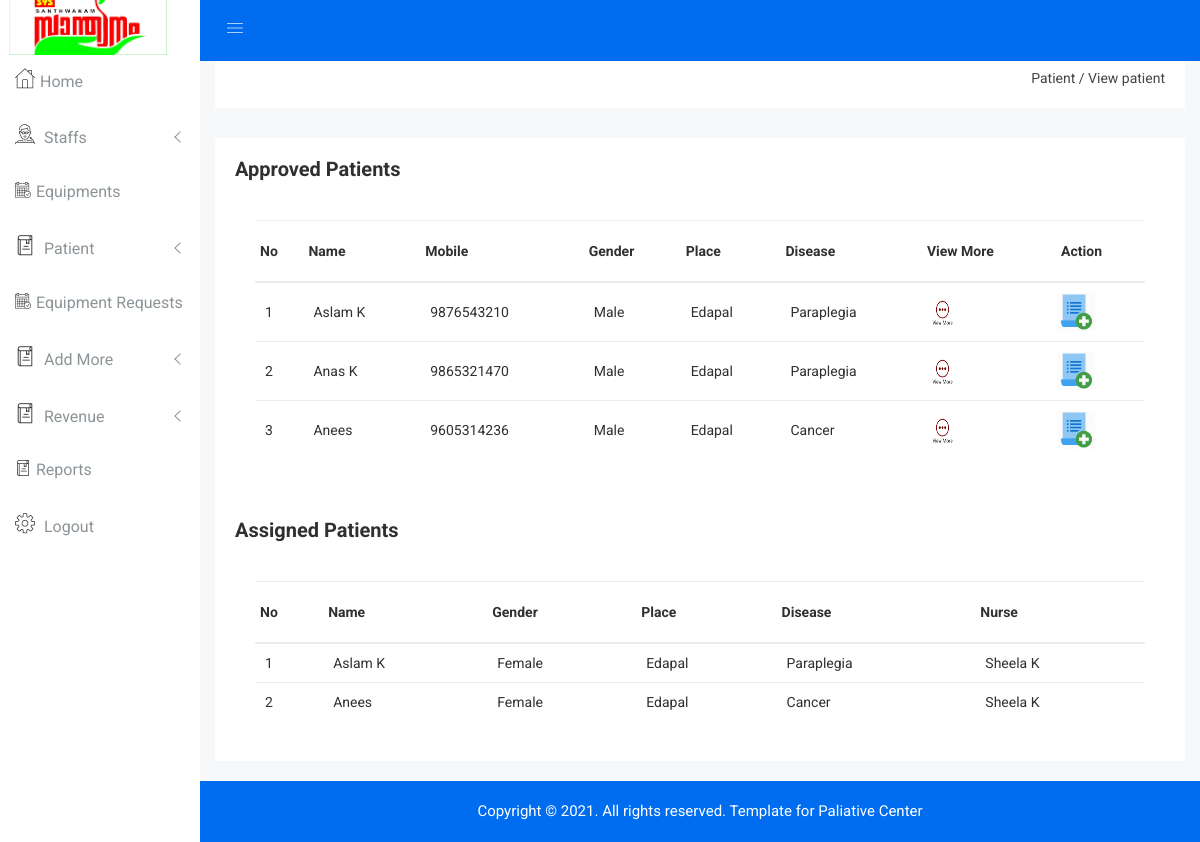
Page /Admin/view_app_patient.php on the committed database.
### tables this page shows
CREATE TABLE `patient` (
  `pid` int(5) NOT NULL,
  `pname` varchar(30) NOT NULL,
  `mobile` bigint(12) NOT NULL,
  `dob` date NOT NULL,
  `gender` varchar(10) NOT NULL,
  `place` varchar(25) NOT NULL,
  `panchayath` varchar(25) NOT NULL,
  `ward` int(5) NOT NULL,
  `address` varchar(50) NOT NULL,
  `pincode` int(8) NOT NULL,
  `disease` varchar(30) NOT NULL
);

CREATE TABLE `assign_nurse` (
  `ass_nid` int(5) NOT NULL,
  `nurse` int(5) NOT NULL,
  `patient` int(5) NOT NULL,
  `assigned_on` date NOT NULL,
  `ass_status` varchar(15) NOT NULL
);

CREATE TABLE `nurse` (
  `nid` int(5) NOT NULL,
  `name` varchar(20) NOT NULL,
  `mobile` bigint(12) NOT NULL,
  `gender` varchar(15) NOT NULL,
  `dob` date NOT NULL,
  `place` varchar(15) NOT NULL,
  `address` varchar(30) NOT NULL
);

### Admin/view_app_patient.php (the view, shortened to what this page needs)
<?php
include "header.php";
?>
<div class="breadcome-area">
    <div class="container-fluid">
        <div class="row">
            <div class="col-lg-12 col-md-12 col-sm-12 col-xs-12">
                <div class="breadcome-list single-page-breadcome">
                    <div class="row">
                        <div class="col-lg-6 col-md-6 col-sm-6 col-xs-12">
                        </div>
                        <div class="col-lg-6 col-md-6 col-sm-6 col-xs-12">
                            <ul class="breadcome-menu">
                                <li>Patient</a> <span class="bread-slash">/</span></li>
                                <li><span class="bread-blod">View patient</span></li>
                            </ul>
                        </div>
                    </div>
                </div>
            </div>
        </div>
    </div>
</div>
</div>
<div class="product-status mg-b-15">
    <div class="container-fluid">
        <div class="row">
            <div class="col-lg-12 col-md-12 col-sm-12 col-xs-12">
                <div class="product-status-wrap">
                    <?php
                    $sq=mysqli_query($con,"select * from login WHERE type='patient' and status='approved'");
                    if(mysqli_num_rows($sq)==0){
                        echo "<h2 style='margin-left: 35%;color:coral;font-family: Times;font-style: italic;font-size: 39px;'>No details to show</h2><br><br><br><br><br><br><br><br><br><br><br><br><br><br><br><br><br><br><br>";
                    }else {
                        ?>
                        <h4>Approved Patients</h4>
                    <div class="asset-inner">
                        <div class="row">
                            <div class="col-lg-12 col-md-12 col-sm-12 col-xs-12">
                                <div class="sparkline13-list">
                                    <div class="sparkline13-graph">
                                        <div class="datatable-dashv1-list custom-datatable-overright">
                                            <table id="table" data-toggle="table" data-pagination="true"
                                                   data-search="true">
                                                <thead>
                                                <tr>
                                                    <th data-field="id">No</th>
                                                    <th data-field="name" data-editable="true">Name</th>
                                                    <th data-field="mobile" data-editable="true">Mobile</th>
                                                    <th data-field="gender" data-editable="true">Gender</th>
                                                    <th data-field="place" data-editable="true">Place</th>
                                                    <th data-field="disease" data-editable="true">Disease</th>
                                                    <th data-field="viewmore">View More</th>
                                                    <th data-field="assign">Action</th>
                                                </tr>
                                                </thead>
                                                <tbody style="text-transform: capitalize">
                                                <?php
                                                $i = 1;
                                                $view = mysqli_query($con, "select *from login inner join patient on login.uname=patient.mobile   where login.status='approved' ");
                                                while ($row = mysqli_fetch_array($view)) {
                                                    ?>
                                                    <tr>
                                                        <td><?php echo $i ?></td>
                                                        <td><?php echo $row['pname'] ?></td>
                                                        <td><?php echo $row['mobile'] ?></td>
                                                        <td><?php echo $row['gender'] ?></td>
                                                        <td><?php echo $row['place'] ?></td>
                                                        <td><?php echo $row['disease'] ?></td>
                                                        <td>
                                                            <a href="viewmore_patient.php?id=<?php echo $row['mobile'] ?>"
                                                               data-toggle="tooltip" title="Edit"
                                                               class="pd-setting-ed"><img src="img/viewmore.png"
                                                                                          style="height: 40px;width: 39px;margin-left: -9px;"></a>
                                                        </td>
                                                        <td>
                                                            <a href="assign_nurse.php?id=<?php echo $row['mobile'] ?>"
                                                               data-toggle="tooltip" title="Edit"
                                                               class="pd-setting-ed"><img src="img/add.png"
                                                                                          style="height: 40px;width: 39px;margin-left: -9px;"></a>
                                                        </td>
                                                    </tr>
                                                    <?php
                                                    $i++;
                                                }
                                                ?>
                                                </tbody>
                                            </table>
                                        </div>
                                    </div>
                                </div>
                            </div>
                        </div>
                    </div>
                        <?php
                    }
                    ?>
                </div>
                <div class="product-status-wrap">
                    <h4>Assigned Patients</h4>
                    <div class="asset-inner">
                        <div class="row">
                            <div class="col-lg-12 col-md-12 col-sm-12 col-xs-12">
                                <div class="sparkline13-list">
                                    <div class="sparkline13-graph">
                                        <div class="datatable-dashv1-list custom-datatable-overright">
                                            <table id="table" data-toggle="table" data-pagination="true"
                                                   data-search="true">
                                                <thead>
                                                <tr>
                                                    <th data-field="id">No</th>
                                                    <th data-field="name" data-editable="true">Name</th>
                                                    <th data-field="gender" data-editable="true">Gender</th>
                                                    <th data-field="place" data-editable="true">Place</th>
                                                    <th data-field="disease" data-editable="true">Disease</th>
                                                    <th data-field="nurse" data-editable="true">Nurse</th>
                                                </tr>
                                                </thead>
                                                <tbody style="text-transform: capitalize">
                                                <?php
                                                $i = 1;
                                                $view = mysqli_query($con, "select *from patient inner join assign_nurse on patient.pid=assign_nurse.patient inner join nurse on  assign_nurse.nurse=nurse.nid where assign_nurse.ass_status='assigned' ");
                                                while ($row = mysqli_fetch_array($view)) {
                                                    ?>
                                                    <tr>
                                                        <td><?php echo $i ?></td>
                                                        <td><?php echo $row['pname'] ?></td>
                                                        <td><?php echo $row['gender'] ?></td>
                                                        <td><?php echo $row['place'] ?></td>
                                                        <td><?php echo $row['disease'] ?></td>
                                                        <td><?php echo $row['name'] ?></td>
                                                    </tr>
                                                    <?php
                                                    $i++;
                                                }
                                                ?>
                                                </tbody>
                                            </table>
                                        </div>
                                    </div>
                                </div>
                            </div>
                        </div>
                    </div>
                </div>
            </div>
        </div>
    </div>
</div>
<?php
include "footer.php";
?>
</body>
</html>

### Admin/css/main.css (style rules this page uses)
html { color: #222; font-size: 1em; line-height: 1.4; }
audio, canvas, iframe, img, svg, video { vertical-align: middle; }

### rows in the picture
assign_nurse: patient.pname "Aslam K", nurse.gender "Female", nurse.place "Edapal", patient.disease "Paraplegia", nurse.name "Sheela K"
assign_nurse: patient.pname "Anees", nurse.gender "Female", nurse.place "Edapal", patient.disease "Cancer", nurse.name "Sheela K"

### other values in the picture
$row['pname'] "Aslam K"
$row['mobile'] "9876543210"
$row['gender'] "Male"
$row['place'] "Edapal"
$row['disease'] "Paraplegia"
$row['pname'] "Anas K"
$row['mobile'] "9865321470"
$row['pname'] "Anees"
$row['mobile'] "9605314236"
$row['disease'] "Cancer"
